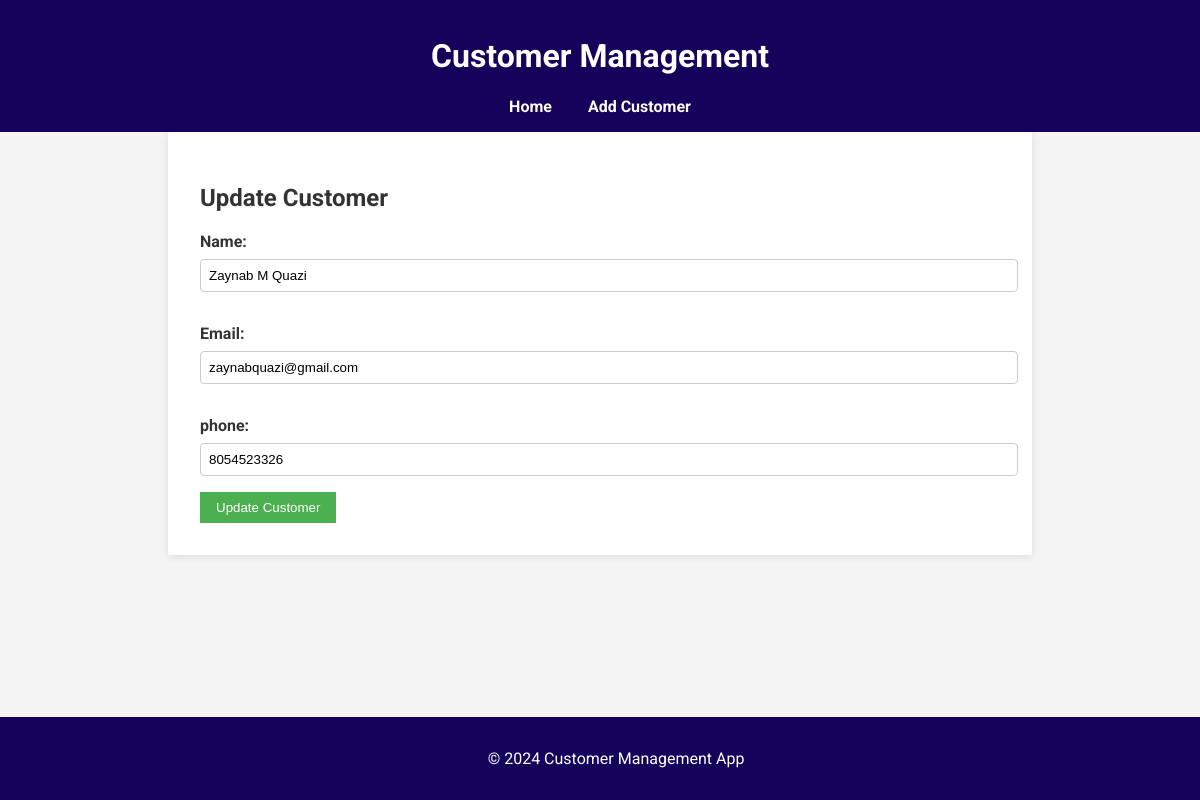
Screenshot of /update/2 with the database file from the repository.
### setup_db.py (models this page shows)
class Customer(db.Model):
    id = db.Column(db.Integer, primary_key=True)
    name = db.Column(db.String(100), nullable=False)
    email = db.Column(db.String(100), nullable=False)
    phone = db.Column(db.String(100), nullable=True)

### app.py (the view)
@app.route('/update/<int:customer_id>', methods=['GET', 'POST'])
def update_customer(customer_id):
    customer = Customer.query.get_or_404(customer_id)
    if request.method == 'POST':
        customer.name = request.form['name']
        customer.email = request.form['email']
        customer.phone = request.form['phone']
        db.session.commit()
        return redirect(url_for('index'))
    return render_template('update_customer.html', customer=customer)

### templates/update_customer.html
{% extends 'base.html' %}
{% block content %}
<section>
    <h2>Update Customer</h2>
    <form method="post">
        <label for="name">Name:</label>
        <input type="text" id="name" name="name" value="{{ customer.name }}" required>
        <label for="email">Email:</label>
        <input type="email" id="email" name="email" value="{{ customer.email }}" required>
        <label for="phone">phone:</label>
        <input type="text" id="phone" name="phone" value="{{ customer.phone }}" required>
        <button type="submit">Update Customer</button>
    </form>
</section>
{% endblock %}

### templates/base.html (style rules this page uses)
body { font-family: 'Roboto', sans-serif; margin: 0; padding: 0; background-color: #f4f4f4; color: #333; }
button { background-color: #4CAF50; color: white; border: none; padding: 0.5rem 1rem; cursor: pointer; }
label { display: block; margin: 1rem 0 0.5rem; font-weight: bold; }
input[type="text"], input[type="email"] { width: 100%; padding: 0.5rem; margin-bottom: 1rem; border: 1px solid #ccc; border-radius: 4px; }

### rows the page displays
Customer: name "Zaynab M Quazi", email "zaynabquazi@gmail.com", phone "8054523326"
